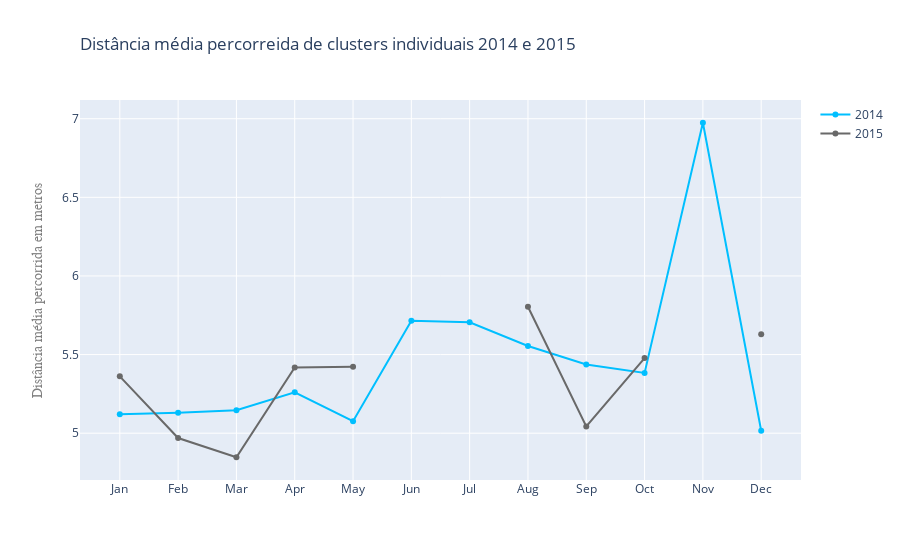

Notebook code cell kept with this figure:
### Code cell
fig = go.Figure()
fig.add_trace(go.Scatter(x=dn, y=DISTM14['DIST'], name="2014",
                         line_color='deepskyblue'))

fig.add_trace(go.Scatter(x=dn, y=DISTM15['DIST'], name="2015",
                         line_color='dimgray'))


fig.update_layout(
    title=go.layout.Title(
        text="Distância média percorreida de clusters individuais 2014 e 2015",
        xref="paper",
        xanchor = "auto",
        x=0,
    ),
    yaxis=go.layout.YAxis(
        title=go.layout.yaxis.Title(
            text="Distância média percorrida em metros",
            font=dict(
                family="Courier New, monospace",
                size=14,
                color="#7f7f7f"
            )
        )
    )
)

### Figure 1 — Plotly figure (JSON) as saved in the notebook; plotly's stock layout.template omitted (floating-point values rounded to 4 significant figures)
{"data": [{"line": {"color": "deepskyblue"}, "name": "2014", "type": "scatter", "x": ["Jan", "Feb", "Mar", "Apr", "May", "Jun", "Jul", "Aug", "Sep", "Oct", "Nov", "Dec"], "y": [5.12, 5.13, 5.146, 5.26, 5.076, 5.715, 5.705, 5.555, 5.437, 5.383, 6.974, 5.015]}, {"line": {"color": "dimgray"}, "name": "2015", "type": "scatter", "x": ["Jan", "Feb", "Mar", "Apr", "May", "Jun", "Jul", "Aug", "Sep", "Oct", "Nov", "Dec"], "y": [5.361, 4.969, 4.847, 5.418, 5.423, null, null, 5.804, 5.043, 5.478, null, 5.63]}], "layout": {"title": {"text": "Distância média percorreida de clusters individuais 2014 e 2015", "x": 0, "xanchor": "auto", "xref": "paper"}, "yaxis": {"title": {"font": {"color": "#7f7f7f", "family": "Courier New, monospace", "size": 14}, "text": "Distância média percorrida em metros"}}}}
